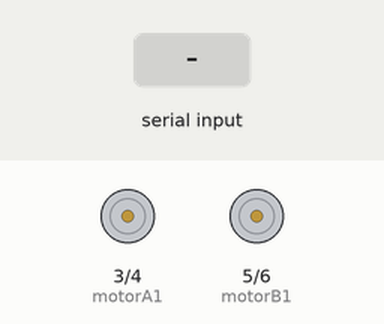
The sketch below on a simulated Arduino Uno, built with avr-gcc and run on an emulated ATmega328P. Shown: motor-driver pin pairs drawn as motors (green arrow = first pin HIGH = forward, orange = second pin HIGH = backward, longer = more drive, scaled by the enable pin). The inputs (shaded band) are chosen by the test bench.

Above: at 1.2 s.
1.3 s: "A" received over the second serial link
At 1.7 s:
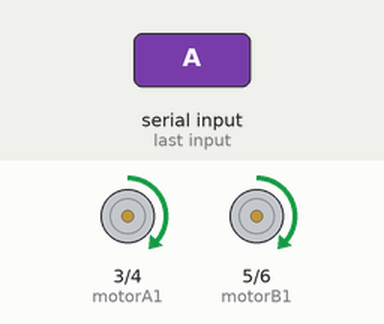
3.3 s: "2" received over the second serial link
At 3.7 s:
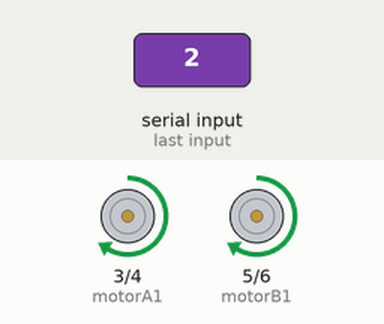
5.3 s: "3" received over the second serial link
At 5.6 s:
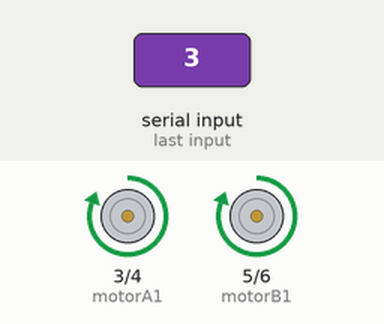
7.3 s: "R" received over the second serial link
At 7.7 s:
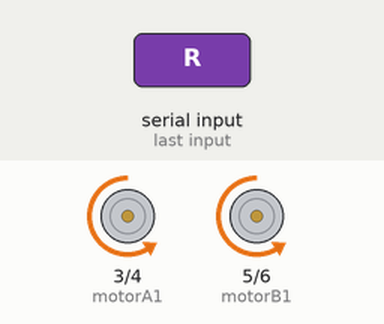
9.3 s: "4" received over the second serial link
At 10.2 s:
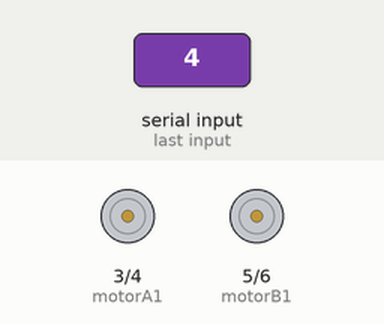
11.2 s: "5" received over the second serial link
At 11.6 s:
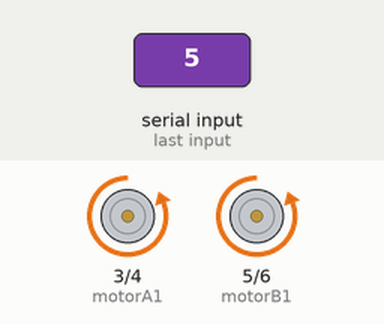
Timing chart, 0 to 14.2 s (numbered marks = the images above; inputs shaded):
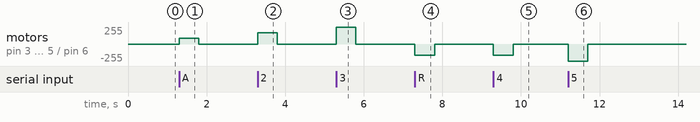

The sketch:

MotorCarro_BT_Velocidad.ino
```cpp
//Codigo c++
#include <SoftwareSerial.h>

byte rx = 7;
byte tx = 8;
SoftwareSerial BT(rx, tx);

int motorA1 = 3;  // Pin para controlar el motor A (dirección 1)
int motorA2 = 4;  // Pin para controlar el motor A (dirección 2)
int motorB1 = 5;  // Pin para controlar el motor B (dirección 1)
int motorB2 = 6;  // Pin para controlar el motor B (dirección 2)

int ENA = 9; //Pin que controla la velocidad del motor A
int ENB = 10; //Pin que controla la velocidad del motor B

unsigned long lastCommandTime = 0;
const unsigned long commandTimeout = 500;

void setup() {
  // Configurar los pines de los motores como salidas
  pinMode(motorA1, OUTPUT);
  pinMode(motorA2, OUTPUT);
  pinMode(motorB1, OUTPUT);
  pinMode(motorB2, OUTPUT);

  pinMode(ENA, OUTPUT);
  pinMode(ENB, OUTPUT);

  BT.begin(9600);
  detenerMotores();
}

void loop() {

  if (BT.available() > 0) {
    char command = BT.read();
    lastCommandTime = millis();

    if (command == 'A') {
      analogWrite(ENA, 85);
      analogWrite(ENB, 85);
      moverDerecha(); //Avanzar
    } else if (command == '2') {
      analogWrite(ENA, 170);
      analogWrite(ENB, 170);
      moverDerecha();
    } else if (command == '3') {
      analogWrite(ENA, 255);
      analogWrite(ENB, 255);
      moverDerecha();
    }

    else if (command == 'R') {
      analogWrite(ENA, 85);
      analogWrite(ENB, 85);
      moverIzquierda();  // Reversa
    } else if (command == '4') {
      analogWrite(ENA, 170);
      analogWrite(ENB, 170);
      moverIzquierda();
    } else if (command == '5') {
      analogWrite(ENA, 255);
      analogWrite(ENB, 255);
      moverIzquierda();
    }

    else if (command == 'D') {
      analogWrite(ENA, 85);
      analogWrite(ENB, 85);
      moverDerechaIzquierda();  // Motor A derecha y Motor B izquierda
    } else if (command == '6') {
      analogWrite(ENA, 170);
      analogWrite(ENB, 170);
      moverDerechaIzquierda();
    } else if (command == '7') {
      analogWrite(ENA, 255);
      analogWrite(ENB, 255);
      moverDerechaIzquierda();
    }

    else if (command == 'I') {
      analogWrite(ENA, 85);
      analogWrite(ENB, 85);
      moverIzquierdaDerecha();  // Motor A izquierda y Motor B derecha
    } else if (command == '8') {
      analogWrite(ENA, 170);
      analogWrite(ENB, 170);
      moverIzquierdaDerecha();
    } else if (command == '9') {
      analogWrite(ENA, 255);
      analogWrite(ENB, 255);
      moverIzquierdaDerecha();
    }

    else if (command == 'N') {
      analogWrite(ENA, 50);
      analogWrite(ENB, 50);
      detenerMotores();  // Detener o Neutral
    }
  }

  if (millis() - lastCommandTime > commandTimeout) {
    detenerMotores();
  }
}

void detenerMotores() {
  digitalWrite(motorA1, LOW);
  digitalWrite(motorA2, LOW);
  digitalWrite(motorB1, LOW);
  digitalWrite(motorB2, LOW);
}

void moverDerecha() {
  digitalWrite(motorA1, HIGH);
  digitalWrite(motorA2, LOW);
  digitalWrite(motorB1, HIGH);
  digitalWrite(motorB2, LOW);
}

void moverIzquierda() {

  digitalWrite(motorA1, LOW);
  digitalWrite(motorA2, HIGH);
  digitalWrite(motorB1, LOW);
  digitalWrite(motorB2, HIGH);
}

void moverDerechaIzquierda() {
  digitalWrite(motorA1, HIGH);
  digitalWrite(motorA2, LOW);
  digitalWrite(motorB1, LOW);
  digitalWrite(motorB2, HIGH);
}

void moverIzquierdaDerecha() {
  digitalWrite(motorA1, LOW);
  digitalWrite(motorA2, HIGH);
  digitalWrite(motorB1, HIGH);
  digitalWrite(motorB2, LOW);
}
```

Measured:
- after the input at 1.3 s, motor on pin 3 (motorA1) / pin 4 (motorA2), motor on pin 5 (motorB1) / pin 6 (motorB2): stopped → forward 85/255 at once, → stopped 0.50 s later
- after the input at 3.3 s, motor on pin 3 (motorA1) / pin 4 (motorA2), motor on pin 5 (motorB1) / pin 6 (motorB2): stopped → forward 170/255 at once, → stopped 0.50 s later
- after the input at 5.3 s, motor on pin 3 (motorA1) / pin 4 (motorA2), motor on pin 5 (motorB1) / pin 6 (motorB2): stopped → forward 255/255 at once, → stopped 0.50 s later
- after the input at 7.3 s, motor on pin 3 (motorA1) / pin 4 (motorA2), motor on pin 5 (motorB1) / pin 6 (motorB2): stopped → backward 170/255 at once, → stopped 0.50 s later
- after the input at 9.3 s, motor on pin 3 (motorA1) / pin 4 (motorA2), motor on pin 5 (motorB1) / pin 6 (motorB2): stopped → backward 170/255 at once, → stopped 0.50 s later
- after the input at 11.2 s, motor on pin 3 (motorA1) / pin 4 (motorA2), motor on pin 5 (motorB1) / pin 6 (motorB2): stopped → backward 255/255 at once, → stopped 0.50 s later
